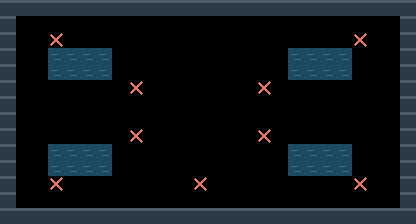

This game map was drawn from its Tiled (.tmx) file and the tilesets committed beside it. A one-line description and the full map source follow:
An orthogonal 26x14 tile map with 16x16 px tiles, 2 tile layers (terreno, marcadores).

<map version="1.10" tiledversion="1.11.0" orientation="orthogonal" renderorder="right-down" width="26" height="14" tilewidth="16" tileheight="16" infinite="0" nextlayerid="3" nextobjectid="1">
 <properties>
  <property name="tipo" value="raz_combate" />
  <property name="nombre" value="grieta" />
 </properties>
 <tileset firstgid="1" source="muelle.tsx" />
 <layer id="1" name="terreno" width="26" height="14">
  <data encoding="csv">
1,1,1,1,1,1,1,1,1,1,1,1,1,1,1,1,1,1,1,1,1,1,1,1,1,1,
1,0,0,0,0,0,0,0,0,0,0,0,0,0,0,0,0,0,0,0,0,0,0,0,0,1,
1,0,0,0,0,0,0,0,0,0,0,0,0,0,0,0,0,0,0,0,0,0,0,0,0,1,
1,0,0,2,2,2,2,0,0,0,0,0,0,0,0,0,0,0,2,2,2,2,0,0,0,1,
1,0,0,2,2,2,2,0,0,0,0,0,0,0,0,0,0,0,2,2,2,2,0,0,0,1,
1,0,0,0,0,0,0,0,0,0,0,0,0,0,0,0,0,0,0,0,0,0,0,0,0,1,
1,0,0,0,0,0,0,0,0,0,0,0,0,0,0,0,0,0,0,0,0,0,0,0,0,1,
1,0,0,0,0,0,0,0,0,0,0,0,0,0,0,0,0,0,0,0,0,0,0,0,0,1,
1,0,0,0,0,0,0,0,0,0,0,0,0,0,0,0,0,0,0,0,0,0,0,0,0,1,
1,0,0,2,2,2,2,0,0,0,0,0,0,0,0,0,0,0,2,2,2,2,0,0,0,1,
1,0,0,2,2,2,2,0,0,0,0,0,0,0,0,0,0,0,2,2,2,2,0,0,0,1,
1,0,0,0,0,0,0,0,0,0,0,0,0,0,0,0,0,0,0,0,0,0,0,0,0,1,
1,0,0,0,0,0,0,0,0,0,0,0,0,0,0,0,0,0,0,0,0,0,0,0,0,1,
1,1,1,1,1,1,1,1,1,1,1,1,1,1,1,1,1,1,1,1,1,1,1,1,1,1
</data>
 </layer>
 <layer id="2" name="marcadores" width="26" height="14">
  <data encoding="csv">
0,0,0,0,0,0,0,0,0,0,0,0,0,0,0,0,0,0,0,0,0,0,0,0,0,0,
0,0,0,0,0,0,0,0,0,0,0,0,0,0,0,0,0,0,0,0,0,0,0,0,0,0,
0,0,0,3,0,0,0,0,0,0,0,0,0,0,0,0,0,0,0,0,0,0,3,0,0,0,
0,0,0,0,0,0,0,0,0,0,0,0,0,0,0,0,0,0,0,0,0,0,0,0,0,0,
0,0,0,0,0,0,0,0,0,0,0,0,0,0,0,0,0,0,0,0,0,0,0,0,0,0,
0,0,0,0,0,0,0,0,3,0,0,0,0,0,0,0,3,0,0,0,0,0,0,0,0,0,
0,0,0,0,0,0,0,0,0,0,0,0,0,0,0,0,0,0,0,0,0,0,0,0,0,0,
0,0,0,0,0,0,0,0,0,0,0,0,0,0,0,0,0,0,0,0,0,0,0,0,0,0,
0,0,0,0,0,0,0,0,3,0,0,0,0,0,0,0,3,0,0,0,0,0,0,0,0,0,
0,0,0,0,0,0,0,0,0,0,0,0,0,0,0,0,0,0,0,0,0,0,0,0,0,0,
0,0,0,0,0,0,0,0,0,0,0,0,0,0,0,0,0,0,0,0,0,0,0,0,0,0,
0,0,0,3,0,0,0,0,0,0,0,0,3,0,0,0,0,0,0,0,0,0,3,0,0,0,
0,0,0,0,0,0,0,0,0,0,0,0,0,0,0,0,0,0,0,0,0,0,0,0,0,0,
0,0,0,0,0,0,0,0,0,0,0,0,0,0,0,0,0,0,0,0,0,0,0,0,0,0
</data>
 </layer>
</map>
